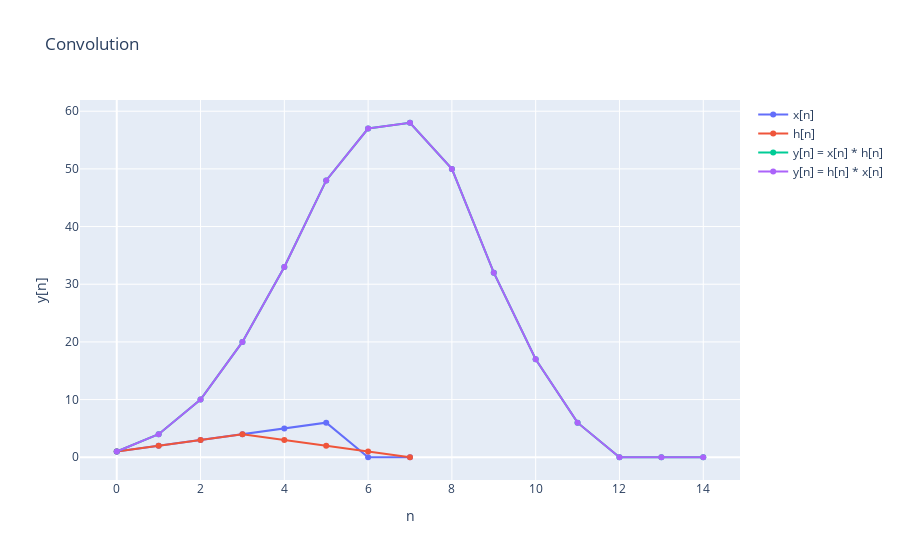

Notebook cell for this chart:
### Code cell
# plot the convolution
fig = go.Figure()
fig.add_trace(go.Scatter(x=np.arange(len(x)), y=x, name='x[n]'))
fig.add_trace(go.Scatter(x=np.arange(len(h)), y=h, name='h[n]'))
fig.add_trace(go.Scatter(x=np.arange(len(convolution(x,h))), y=convolution(x,h), name='y[n] = x[n] * h[n]'))
fig.add_trace(go.Scatter(x=np.arange(len(convolution(h,x))), y=convolution(h,x), name='y[n] = h[n] * x[n]'))
fig.update_layout(title='Convolution', xaxis_title='n', yaxis_title='y[n]')
fig.show()

### Figure 1 — Plotly figure (JSON) as saved in the notebook; plotly's stock layout.template omitted (floating-point values rounded to 4 significant figures)
{"data": [{"name": "x[n]", "type": "scatter", "x": [0, 1, 2, 3, 4, 5, 6, 7], "y": [1, 2, 3, 4, 5, 6, 0, 0]}, {"name": "h[n]", "type": "scatter", "x": [0, 1, 2, 3, 4, 5, 6, 7], "y": [1, 2, 3, 4, 3, 2, 1, 0]}, {"name": "y[n] = x[n] * h[n]", "type": "scatter", "x": [0, 1, 2, 3, 4, 5, 6, 7, 8, 9, 10, 11, 12, 13, 14], "y": [1, 4, 10, 20, 33, 48, 57, 58, 50, 32, 17, 6, 0, 0, 0]}, {"name": "y[n] = h[n] * x[n]", "type": "scatter", "x": [0, 1, 2, 3, 4, 5, 6, 7, 8, 9, 10, 11, 12, 13, 14], "y": [1, 4, 10, 20, 33, 48, 57, 58, 50, 32, 17, 6, 0, 0, 0]}], "layout": {"title": {"text": "Convolution"}, "xaxis": {"title": {"text": "n"}}, "yaxis": {"title": {"text": "y[n]"}}}}
